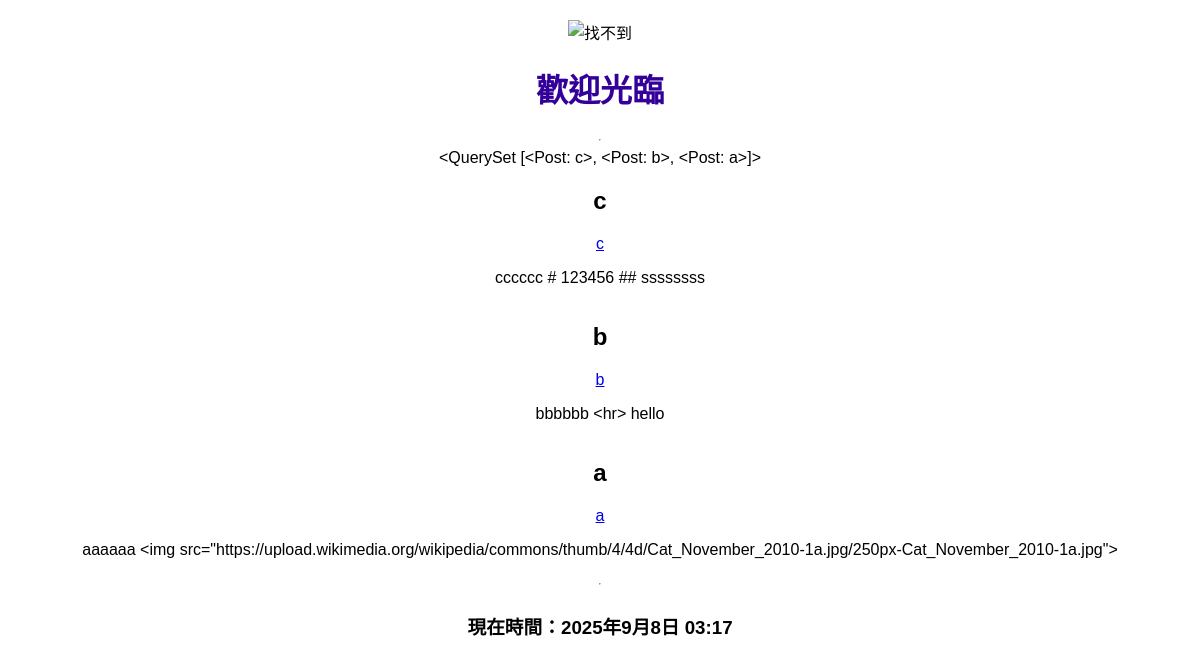
Before: / with the older database file.
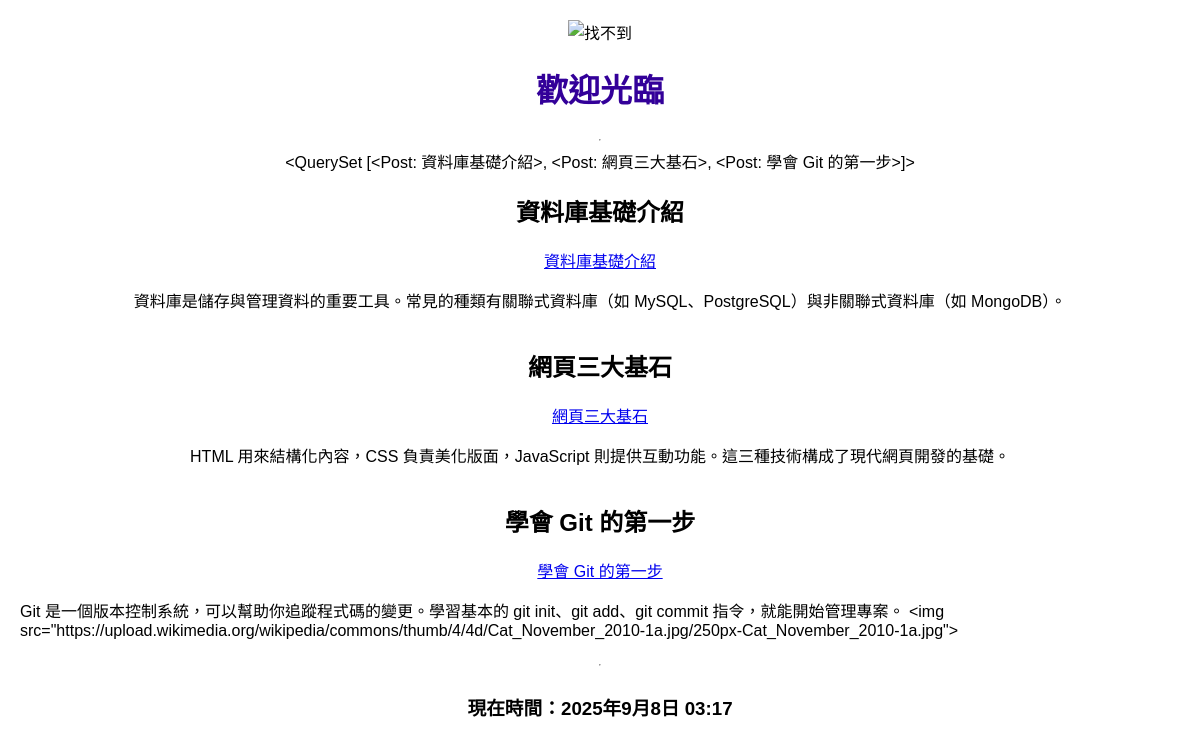
After: the same page with the newer database file.
### mysite/models.py (models this page shows)
class Post(models.Model):
    title = models.CharField(max_length=200)
    slug = models.CharField(max_length=200)
    body = models.TextField()
    pub_date = models.DateTimeField(auto_now_add=True)
    class Meta:
        ordering = ['-pub_date']
    def __str__(self):
        return self.title

### mysite/views.py (the view)
# urls.py: path('', index),
def index(request):
    posts = Post.objects.all()
    now = datetime.now()
    return render(request, 'index.html', locals())

### templates/index.html (shortened to what this page needs)
<!DOCTYPE html>
<html lang="zh-Hant">
<head>
</head>
<body>
    {% load static %}
    <img src="{% static 'images/logo.png' %}" alt="找不到">
    <h1 class="h1_w">歡迎光臨</h1>
    <hr>
    {{posts}}
    <br>
    {%for abc in posts%}
        <h2>{{ abc.title }}</h2>
        <a href="/abc/{{abc.slug}}">{{ abc.title }}</a>
        <p>{{ abc.body }}</p>
    {% endfor %}
    <hr>
    <h3>現在時間：{{ now }}</h3>
</body>
</html>

### templates/index.html (style rules this page uses)
body { font-family: Arial, sans-serif; background-color: #ffffffe0; margin: 0; padding: 20px; display: flex; flex-direction: column; align-items: center; }
.h1_w { text-align: center; margin-bottom: 20px; color: #309; }

Changed rows visible on the page:
changed Post: title.title "<QuerySet [<Post: c>, <Post: b>, <Post: a>]>" → "<QuerySet [<Post: 資料庫基礎介紹>, <Post: 網頁三大基石>, <Post: 學會 Git 的第一步>]>"; title "c" → "資料庫基礎介紹"; body "cccccc # 123456 ## ssssssss" → "資料庫是儲存與管理資料的重要工具。常見的種類有關聯式資料庫（如 MySQL、PostgreSQL）與非關聯式資料庫（如 MongoDB）。"
changed Post: title "b" → "網頁三大基石"; body "bbbbbb <hr> hello" → "HTML 用來結構化內容，CSS 負責美化版面，JavaScript 則提供互動功能。這三種技術構成了現代網頁開發的基礎。"
changed Post: title "a" → "學會 Git 的第一步"; body "aaaaaa <img src=\"https://upload.wikimedia.org/wikipedia/commons/thumb/4/4d/Cat_November_2010-1a.jpg/250px-Cat_November_2010-1a.jpg\">" → "Git 是一個版本控制系統，可以幫助你追蹤程式碼的變更。學習基本的 git init、git add、git commit 指令，就能開始管理專案。 <img src=\"https://upload.wikimedia.org/wikipedia/commons/thumb/4/4d/Cat_November_2010-1a.jpg/250px-Cat_November_2010-1a.jpg\">"
